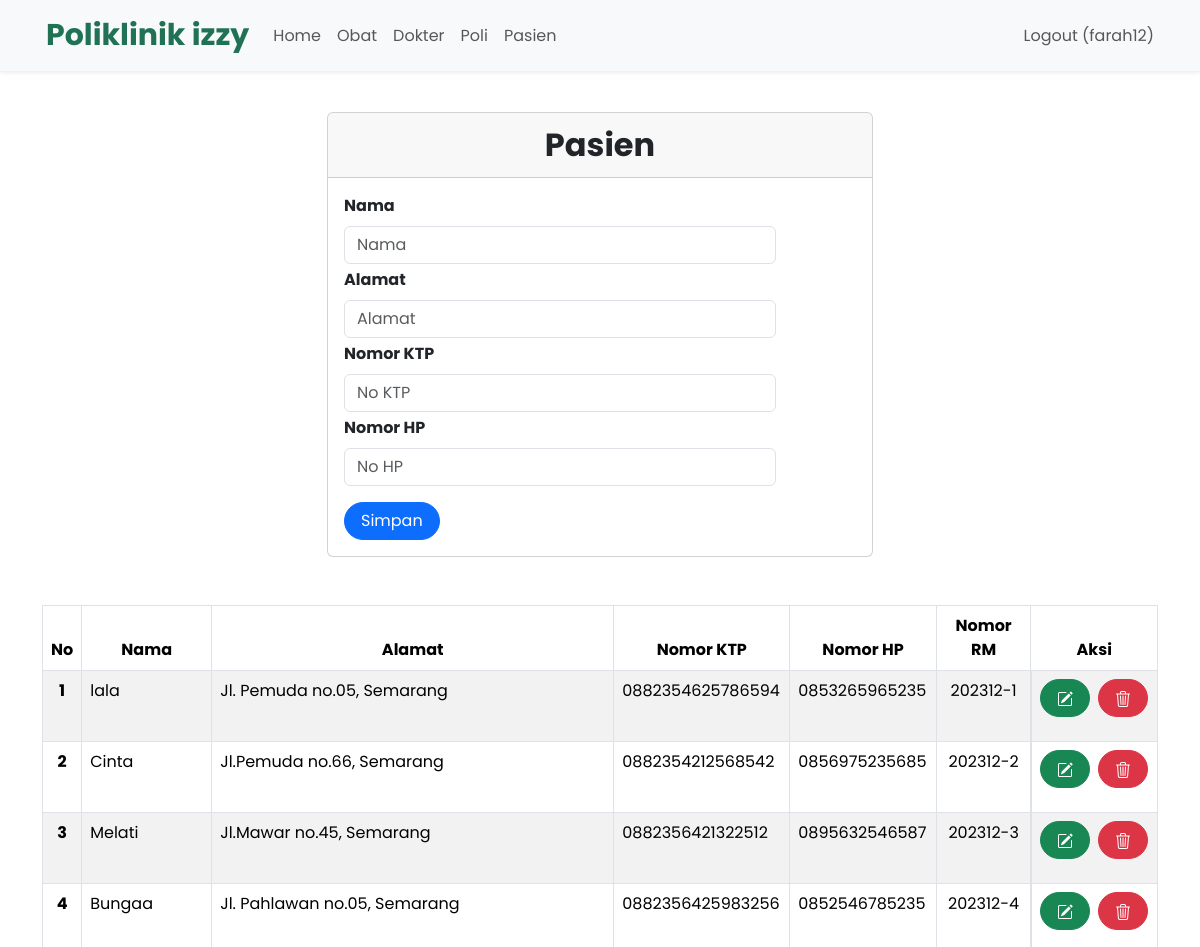
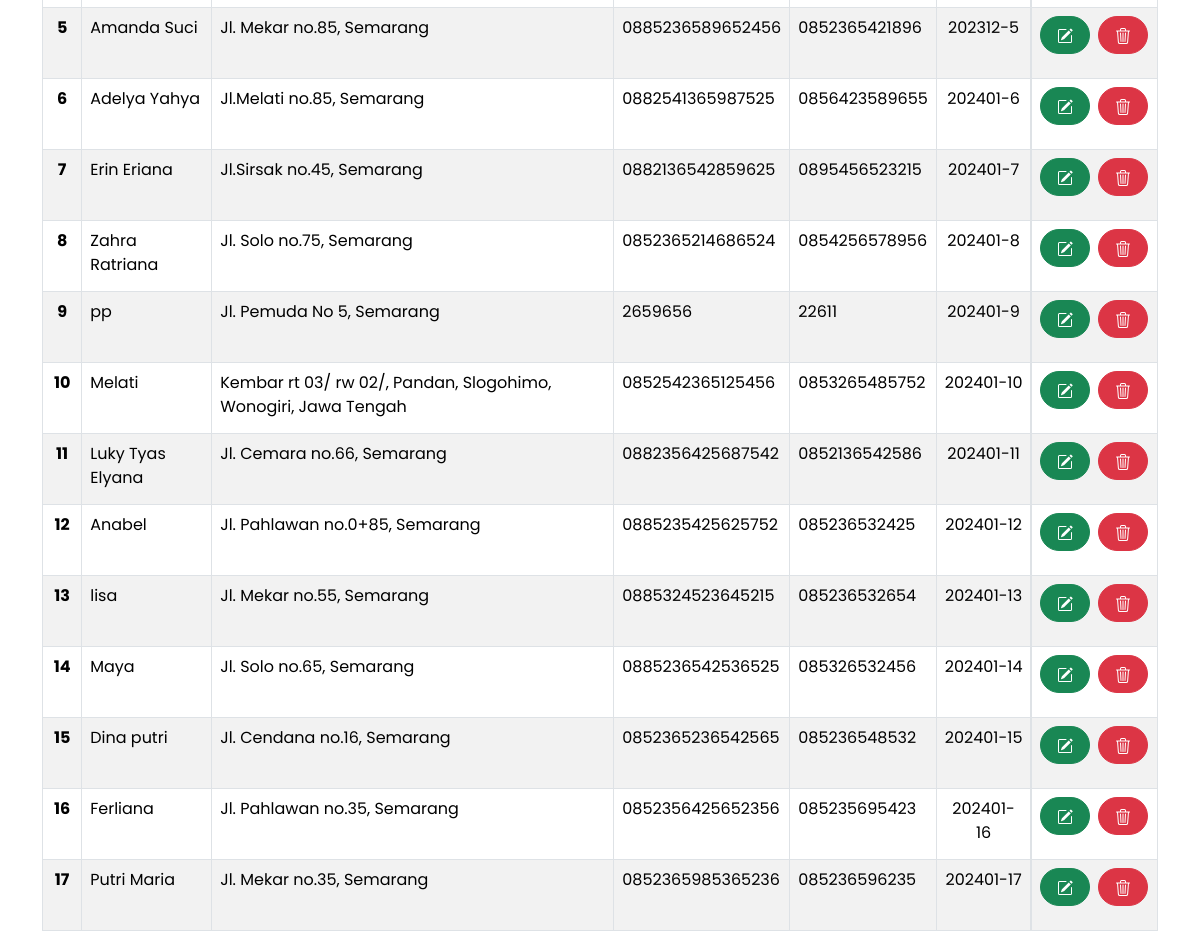
The page /index.php?page=pasien (signed in) on the database its author committed (2 pictures, top to bottom).
### tables this page shows
CREATE TABLE `pasien` (
  `id` int(11) NOT NULL,
  `nama` varchar(255) NOT NULL,
  `alamat` varchar(255) NOT NULL,
  `no_ktp` varchar(255) NOT NULL,
  `no_hp` varchar(50) NOT NULL,
  `no_rm` varchar(25) NOT NULL
);

### pasien.php (the view, shortened to what this page needs)
<br>
<div class="container">
    <div class="row justify-content-center">
        <div class="col-md-6">
            <div class="card">
                <div class="card-header text-center fw-bold" style="font-size: 2rem;">Pasien</div>
                <div class="card-body">
                    <form class="form row" style="width: 30rem;" method="POST" action="" name="myForm" onsubmit="return(validate());">
                        <?php
                        $nama = '';
                        $alamat = '';
                        $no_ktp = '';
                        $no_hp = '';
                        ?>
                        <div class="row">
                            <label for="inputNama" class="form-label fw-bold">
                                Nama
                            </label>
                            <div>
                                <input type="text" class="form-control" name="nama" id="inputNama" placeholder="Nama" value="<?php echo $nama ?>">
                            </div>
                        </div>
                        <div class="row mt-1">
                            <label for="inputAlamat" class="form-label fw-bold">
                                Alamat
                            </label>
                            <div>
                                <input type="text" class="form-control" name="alamat" id="inputAlamat" placeholder="Alamat" value="<?php echo $alamat ?>">
                            </div>
                        </div>
                        <div class="row mt-1">
                            <label for="inputNoKTP" class="form-label fw-bold">
                                Nomor KTP
                            </label>
                            <div>
                                <input type="number" class="form-control" name="no_ktp" id="inputNoKTP" placeholder="No KTP" value="<?php echo $no_ktp ?>">
                            </div>
                        </div>
                        <div class="row mt-1">
                            <label for="inputNoHP" class="form-label fw-bold">
                                Nomor HP
                            </label>
                            <div>
                                <input type="number" class="form-control" name="no_hp" id="inputNoHP" placeholder="No HP" value="<?php echo $no_hp ?>">
                            </div>
                        </div>
                        <div class="row mt-3">
                            <div class=col>
                                <button type="submit" class="btn btn-primary rounded-pill px-3 mt-auto" name="simpan">Simpan</button>
                            </div>
                        </div>
                    </form>
                </div>
            </div>
        </div>
    </div>
    <br>
    <br>
    <table class="table table-bordered table-striped table-hover">
        <thead>
            <tr class="text-center">
                <th scope="col">No</th>
                <th scope="col">Nama</th>
                <th scope="col">Alamat</th>
                <th scope="col">Nomor KTP</th>
                <th scope="col">Nomor HP</th>
                <th scope="col">Nomor RM</th>
                <th scope="col">Aksi</th>
            </tr>
        </thead>
        <tbody>
            <?php
            $result = mysqli_query($mysqli, "SELECT * FROM pasien");
            $no = 1;
            while ($data = mysqli_fetch_array($result)) {
            ?>
                <tr>
                    <th scope="row" class="text-center"><?php echo $no++ ?></th>
                    <td><?php echo $data['nama'] ?></td>
                    <td><?php echo $data['alamat'] ?></td>
                    <td><?php echo $data['no_ktp'] ?></td>
                    <td><?php echo $data['no_hp'] ?></td>
                    <td class="text-center"><?php echo $data['no_rm'] ?></td>
                    <td class="d-flex justify-content-center ">
                        <div class="d-flex gap-2 mb-3">
                            <a type="button" class="btn btn-success rounded-pill px-3" href="index.php?page=pasien&id=<?php echo $data['id'] ?>">
                            </a>
                            <a type="button" class="btn btn-danger rounded-pill px-3" href="index.php?page=pasien&id=<?php echo $data['id'] ?>&aksi=hapus">
                            </a>
                        </div>
                    </td>
                </tr>
            <?php
            }
            ?>
        </tbody>
    </table>

### style.css (style rules this page uses)
body { font-family: 'Poppins', sans-serif; }
::placeholder { font-size: 16px; }

### rows shown on the page
pasien: nama "lala", alamat "Jl. Pemuda no.05, Semarang", no_ktp "0882354625786594", no_hp "0853265965235", no_rm "202312-1"
pasien: nama "Cinta", alamat "Jl.Pemuda no.66, Semarang", no_ktp "0882354212568542", no_hp "0856975235685", no_rm "202312-2"
pasien: nama "Melati", alamat "Jl.Mawar no.45, Semarang", no_ktp "0882356421322512", no_hp "0895632546587", no_rm "202312-3"
pasien: nama "Bungaa", alamat "Jl. Pahlawan no.05, Semarang", no_ktp "0882356425983256", no_hp "0852546785235", no_rm "202312-4"
pasien: nama "Amanda Suci", alamat "Jl. Mekar no.85, Semarang", no_ktp "0885236589652456", no_hp "0852365421896", no_rm "202312-5"
pasien: nama "Adelya Yahya", alamat "Jl.Melati no.85, Semarang", no_ktp "0882541365987525", no_hp "0856423589655", no_rm "202401-6"
pasien: nama "Erin Eriana", alamat "Jl.Sirsak no.45, Semarang", no_ktp "0882136542859625", no_hp "0895456523215", no_rm "202401-7"
pasien: nama "Zahra Ratriana", alamat "Jl. Solo no.75, Semarang", no_ktp "0852365214686524", no_hp "0854256578956", no_rm "202401-8"
pasien: nama "pp", alamat "Jl. Pemuda No 5, Semarang", no_ktp "2659656", no_hp "22611", no_rm "202401-9"
pasien: nama "Melati", alamat "Kembar rt 03/ rw 02/, Pandan, Slogohimo, Wonogiri, Jawa Tengah", no_ktp "0852542365125456", no_hp "0853265485752", no_rm "202401-10"
pasien: nama "Luky Tyas Elyana", alamat "Jl. Cemara no.66, Semarang", no_ktp "0882356425687542", no_hp "0852136542586", no_rm "202401-11"
pasien: nama "Anabel", alamat "Jl. Pahlawan no.0+85, Semarang", no_ktp "0885235425625752", no_hp "085236532425", no_rm "202401-12"
pasien: nama "lisa", alamat "Jl. Mekar no.55, Semarang", no_ktp "0885324523645215", no_hp "085236532654", no_rm "202401-13"
pasien: nama "Maya", alamat "Jl. Solo no.65, Semarang", no_ktp "0885236542536525", no_hp "085326532456", no_rm "202401-14"
pasien: nama "Dina putri", alamat "Jl. Cendana no.16, Semarang", no_ktp "0852365236542565", no_hp "085236548532", no_rm "202401-15"
pasien: nama "Ferliana", alamat "Jl. Pahlawan no.35, Semarang", no_ktp "0852356425652356", no_hp "085235695423", no_rm "202401-16"
pasien: nama "Putri Maria", alamat "Jl. Mekar no.35, Semarang", no_ktp "0852365985365236", no_hp "085236596235", no_rm "202401-17"

### other values the page prints
$_SESSION['username'] "farah12"
